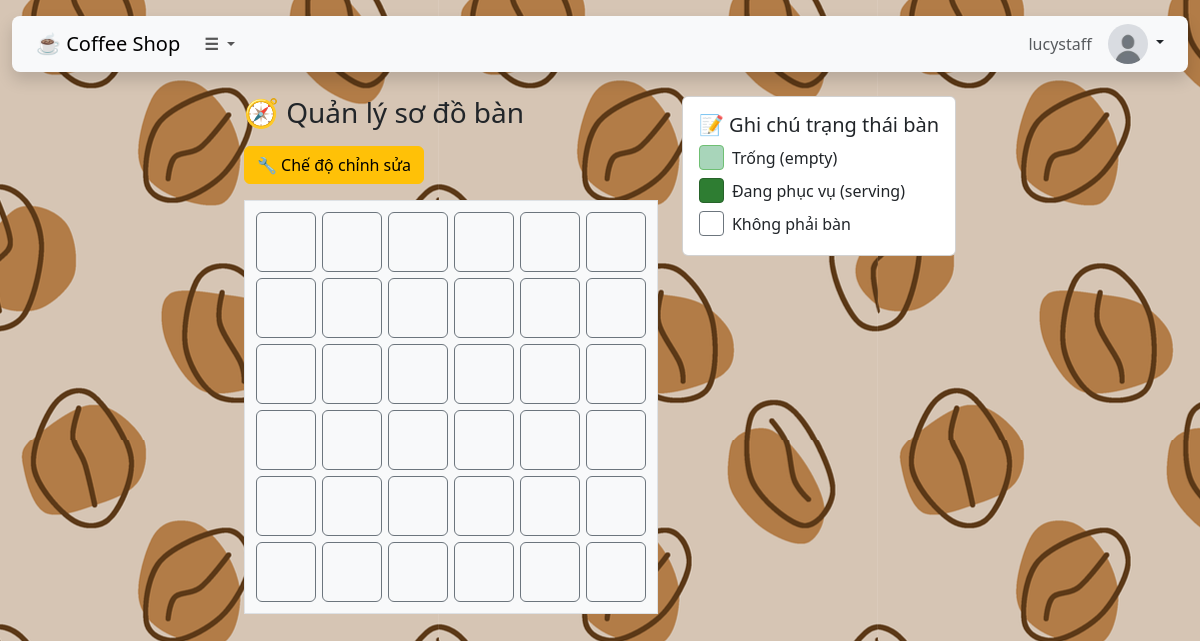
Before: /TableController/manageTableLayout (signed in) with the older database file.
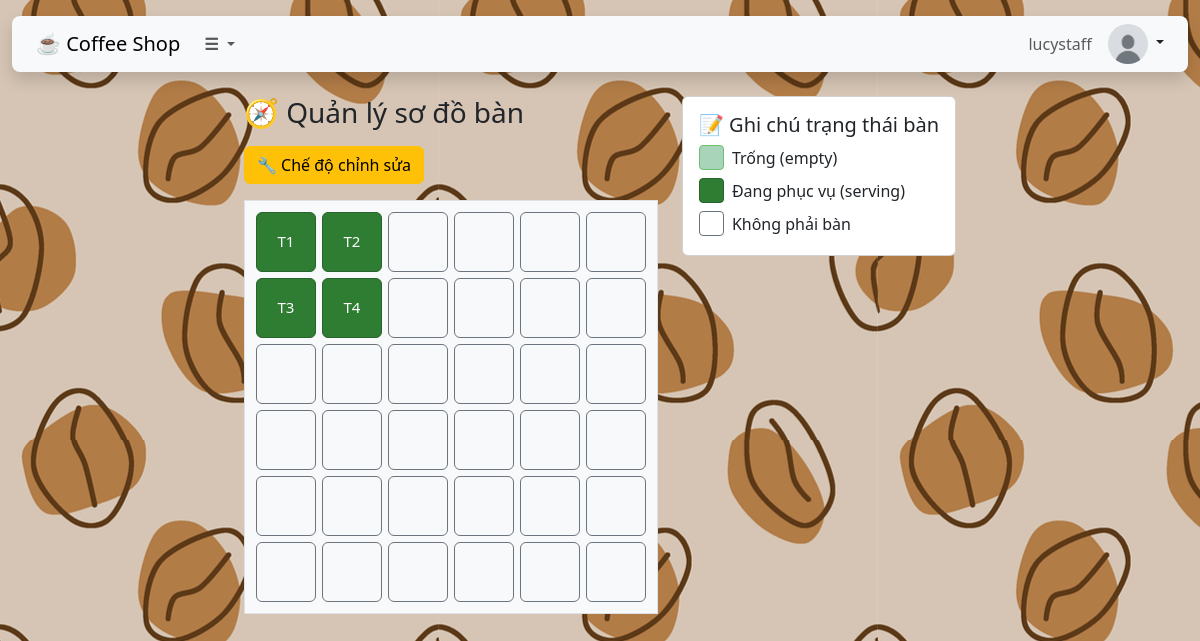
After: the same page with the newer database file.
### tables this page shows
CREATE TABLE TableLayout (
    layoutPosition VARCHAR(10) PRIMARY KEY,  
    tableNumber VARCHAR(10),
    status ENUM('empty', 'serving', 'paid', 'inactive') DEFAULT 'empty'
);

### core/Controller.php (called while the page is built, shortened)
<?php
class Controller {
    public function model($modelName) {
        return new $modelName;
    }
    public function view($viewPath, $data = []) {
        require_once __DIR__ . '/../app/views/' . $viewPath . '.php';
    }
}

### app/controllers/TableController.php (called while the page is built, shortened)
<?php
    class TableController extends Controller {
        public function manageTableLayout() {
            $tableModel = $this->model('Table');
            $positions = $tableModel->getAllLayout();
            $this->view('staff/manage_table_layout', ['table' => $positions]);
        }
    }
?>

### core/Database.php (called while the page is built, shortened)
<?php
class Database {
    private $host = "localhost";
    private $user = "root";
    private $pass = "";
    private $dbname = "coffee_shop";
    private $dbh;
    private $stmt;
    public function __construct() {
        $dsn = "mysql:host={$this->host};dbname={$this->dbname};charset=utf8";
        $options = [
            PDO::ATTR_ERRMODE            => PDO::ERRMODE_EXCEPTION,
            PDO::ATTR_DEFAULT_FETCH_MODE => PDO::FETCH_ASSOC
        ];
        try {
            $this->dbh = new PDO($dsn, $this->user, $this->pass, $options);
        } catch (PDOException $e) {
            die("Database Connection Failed: " . $e->getMessage());
        }
    }
    public function query($sql) {
        $this->stmt = $this->dbh->prepare($sql);
    }
    public function execute() {
        return $this->stmt->execute();
    }
    public function resultSet() {
        $this->execute();
        return $this->stmt->fetchAll(PDO::FETCH_ASSOC);
    }
}

### app/models/Table.php (called while the page is built, shortened)
<?php
    class Table {
        private $db;
        public function __construct() {
            $this->db = new Database();
        }
        public function getAllLayout() {
            $this->db->query("SELECT * FROM TableLayout");
            return $this->db->resultSet();
        }
    }
?>

### app/views/staff/manage_table_layout.php (the view, shortened to what this page needs)
<?php
$tablesByPos = [];
foreach ($data['table'] as $table) {
    $tablesByPos[$table['layoutPosition']] = $table;
}
?>
<div class="container my-4 d-flex justify-content-center gap-4">
    <div>
        <h3 class="mb-3">🧭 Quản lý sơ đồ bàn</h3>
        <form id="layoutForm" method="POST" action="">
            <button type="button" class="btn btn-warning mb-3" id="toggleEdit">🔧 Chế độ chỉnh sửa</button>
            <div class="border p-2 bg-light">
                <?php for ($row = 0; $row < 6; $row++): ?>
                    <div class="d-flex justify-content-center">
                        <?php for ($col = 0; $col < 6; $col++):
                            $pos = "{$row}_{$col}";
                            $hasTable = isset($tablesByPos[$pos]) && $tablesByPos[$pos]['status'] !== 'inactive';
                            $status = $hasTable ? $tablesByPos[$pos]['status'] : null;
                            $tableNumber = $hasTable ? $tablesByPos[$pos]['tableNumber'] : "";
                            $btnClass = "btn-outline-secondary";
                            if ($status === 'empty') $btnClass = "btn-empty";
                            elseif ($status === 'serving') $btnClass = "btn-serving";
                        ?>
                            <div class="table-wrapper">
                                <div class="btn <?= $btnClass ?> table-cell" data-pos="<?= $pos ?>">
                                    <?= htmlspecialchars($tableNumber) ?>
                                </div>
                            </div>
                        <?php endfor; ?>
                    </div>
                <?php endfor; ?>
            </div>
        </form>
    </div>
    <div class="card" style="min-width: 160px; height: 160px;">
        <div class="card-body">
            <h5 class="card-title">📝 Ghi chú trạng thái bàn</h5>
            <div class="d-flex align-items-center mb-2">
                <div class="legend-box btn-empty me-2"></div>
                <div>Trống (empty)</div>
            </div>
            <div class="d-flex align-items-center mb-2">
                <div class="legend-box btn-serving me-2"></div>
                <div>Đang phục vụ (serving)</div>
            </div>
            <div class="d-flex align-items-center mb-2">
                <div class="legend-box btn-outline-secondary me-2"></div>
                <div>Không phải bàn</div>
            </div>
        </div>
    </div>
</div>

Changed rows visible on the page:
added tablelayout: tableNumber "T1"
added tablelayout: tableNumber "T2"
added tablelayout: tableNumber "T3"
added tablelayout: tableNumber "T4"
